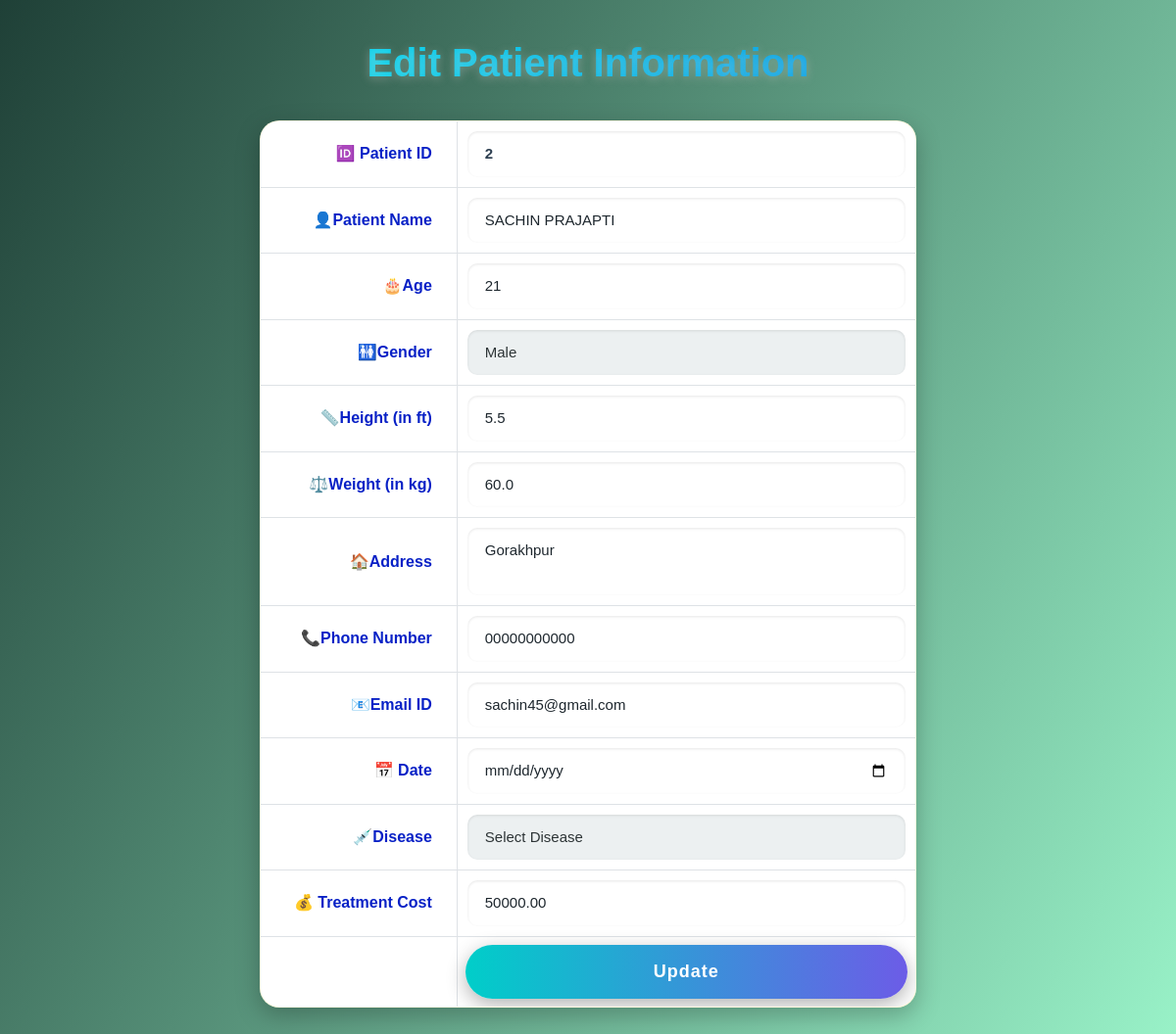
Page /edit/2/ on the committed database.
### myapp/models.py (models this page shows, shortened)
class Patient(models.Model):
    patient_id = models.AutoField(primary_key=True)         # Primary key field
    name = models.CharField(max_length=100)                  # Patient Name (as used in template & views)
    age = models.IntegerField()                              # Age (instead of 'agc' - template has 'Age')
    gender = models.CharField(max_length=10)                 # Gender
    height = models.FloatField()                              # Height in ft
    weight = models.FloatField()                              # Weight in kg
    address = models.TextField()                              # Address
    phone = models.CharField(max_length=15)                  # Phone Number
    email = models.EmailField()                               # Email Id
    date = models.DateField()                                 # Date
    disease = models.CharField(max_length=100, blank=True)   # Disease (optional)
    cost = models.DecimalField(max_digits=10, decimal_places=2, default=0)  # Treatment cost (optional)

### myapp/views.py (the view)
# urls.py: path('edit/<int:patient_id>/', views.edit_patient, name='edit_patient'),
def edit_patient(request, patient_id):
    patient = get_object_or_404(Patient, patient_id=patient_id)  # id -> patient_id
    return render(request, "edit.html", {"patient": patient})

### myapp/templates/edit.html (shortened to what this page needs)
<!doctype html>
<html lang="en">
  <head>
    <link href="https://cdn.jsdelivr.net/npm/bootstrap@5.3.3/dist/css/bootstrap.min.css" rel="stylesheet">
  </head>
  <body>
    <div class="container">
      <div class="row">
        <div class="col-sm-12">
          <h2 style="color: green; text-align: center;">Edit Patient Information</h2>
          <form class="form-group" action="{% url 'update_patient' %}" method="post">
            <table class="table table-bordered" style="margin: auto; width: 60%;">
              <tr>
              <td>🆔 Patient ID</td>
                <td>
                  <input type="number" name="patient_id" class="form-control" value="{{ patient.patient_id }}"readonly />
                  </td>
                </tr>
              <tr>
                <td>👤Patient Name</td>
                <td><input type="text" name="name" class="form-control" value="{{ patient.name }}" required></td>
              </tr>
              <tr>
                <td>🎂Age</td>
                <td><input type="number" name="age" class="form-control" value="{{ patient.age }}" required></td>
              </tr>
              <tr>
                <td>🚻Gender</td>
                <td>
                  <select name="gender" class="form-control" required>
                    <option value="Male" {% if patient.gender == 'Male' %}selected{% endif %}>Male</option>
                  </select>
                </td>
              </tr>
              <tr>
                <td>📏Height (in ft)</td>
                <td><input type="number" step="0.1" name="height" class="form-control" value="{{ patient.height }}" required></td>
              </tr>
              <tr>
                <td>⚖️Weight (in kg)</td>
                <td><input type="number" step="0.1" name="weight" class="form-control" value="{{ patient.weight }}" required></td>
              </tr>
              <tr>
                <td>🏠Address</td>
                <td><textarea name="address" class="form-control" rows="2" required>{{ patient.address }}</textarea></td>
              </tr>
              <tr>
                <td>📞Phone Number</td>
                <td><input type="tel" name="phone" class="form-control" value="{{ patient.phone }}" required></td>
              </tr>
              <tr>
                <td>📧Email ID</td>
                <td><input type="email" name="email" class="form-control" value="{{ patient.email }}" required></td>
              </tr>
              <tr>
                <td>📅 Date</td>
                <td><input type="date" name="date" class="form-control" value="{{ patient.date }}" required></td>
              </tr>
              <tr>
              <tr>
                <td>💉Disease</td>
                <td>
                  <select name="disease" class="form-control" required>
                    <option value="">Select Disease</option>
                  </select>
                </td>
              <tr>
                <td>💰 Treatment Cost</td>
                <td><input type="number" name="cost" class="form-control" value="{{ patient.cost }}" required /></td>
              </tr>
              </tr>
                <td></td>
                <td><button type="submit" class="btn btn-success">Update</button></td>
              </tr>
            </table>
          </form>
        </div>
      </div>
    </div>
  </body>
</html>

### myapp/templates/edit.html (style rules this page uses)
body { background: linear-gradient(120deg, #1f4037, #99f2c8); font-family: 'Quicksand', sans-serif; color: #fff; padding: 40px 0; animation: fadeIn 1.5s ease-in-out; }
h2 { color: #ffffff; font-weight: 700; font-size: 2.5rem; margin-bottom: 35px; text-shadow: 0 2px 10px rgba(206, 201, 201, 0.4); background: linear-gradient(to right, #06f8f4, #0984e3); -webkit-background-clip: text; -webkit-text-fill-color: transparent; }
table { background: linear-gradient(to bottom right, #fffbe6, #fff3d9); border-radius: 20px; overflow: hidden; padding: 20px; box-shadow: 0 8px 24px rgba(0, 0, 0, 0.25); backdrop-filter: blur(5px); border: 1px solid rgba(255, 255, 255, 0.1); }
td { padding: 15px; vertical-align: middle; color: #2c3e50; font-size: 16px; font-weight: 500; }
td:first-child { width: 30%; text-align: right; padding-right: 25px; color: #0821c6; font-weight: 600; }
td:last-child { width: 70%; }
.form-control { border-radius: 12px; border: 2px solid rgba(255, 255, 255, 0.3); transition: all 0.4s ease; padding: 12px 18px; font-weight: 500; background-color: rgba(255, 255, 255, 0.25); color: #1e272e; backdrop-filter: blur(6px); font-size: 15px; box-shadow: inset 0 1px 3px rgba(0,0,0,0.1); }
input[readonly] { background-color: rgba(255, 255, 255, 0.3); font-weight: bold; color: #2c3e50; cursor: not-allowed; }
.form-control::placeholder { color: rgba(255, 255, 255, 0.5); }
textarea.form-control { resize: none; }
select.form-control { color: #2d3436; background-color: #ecf0f1; }
select.form-control option { color: #2d3436; }
button.btn-success { width: 100%; background: linear-gradient(to right, #00cec9, #6c5ce7); border: none; padding: 14px; font-size: 18px; font-weight: bold; border-radius: 30px; color: white; transition: all 0.3s ease-in-out; box-shadow: 0 6px 20px rgba(0, 0, 0, 0.3); letter-spacing: 1px; }

### rows in the picture
Patient: patient_id "2", name "SACHIN PRAJAPTI", age "21", gender "Male", height "5.5", weight "60.0", address "Gorakhpur", phone "00000000000", email "sachin45@gmail.com", cost "50000.00"
